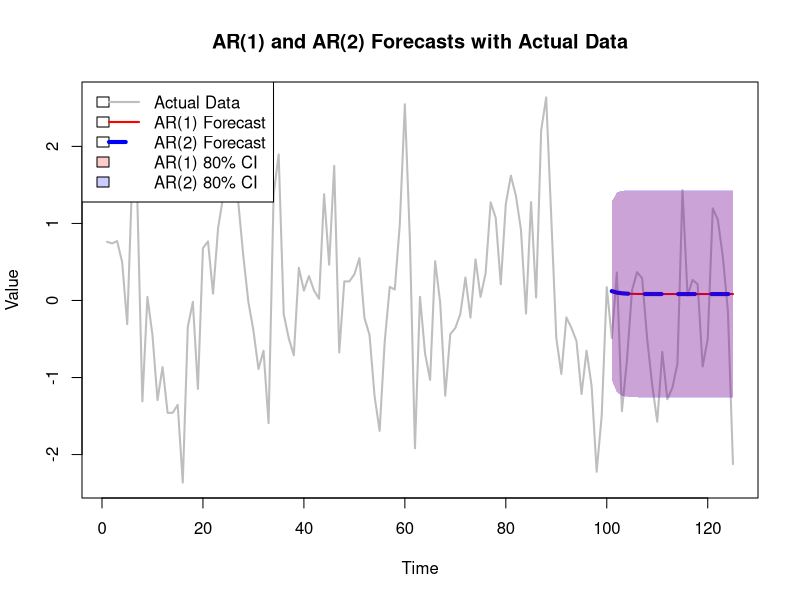
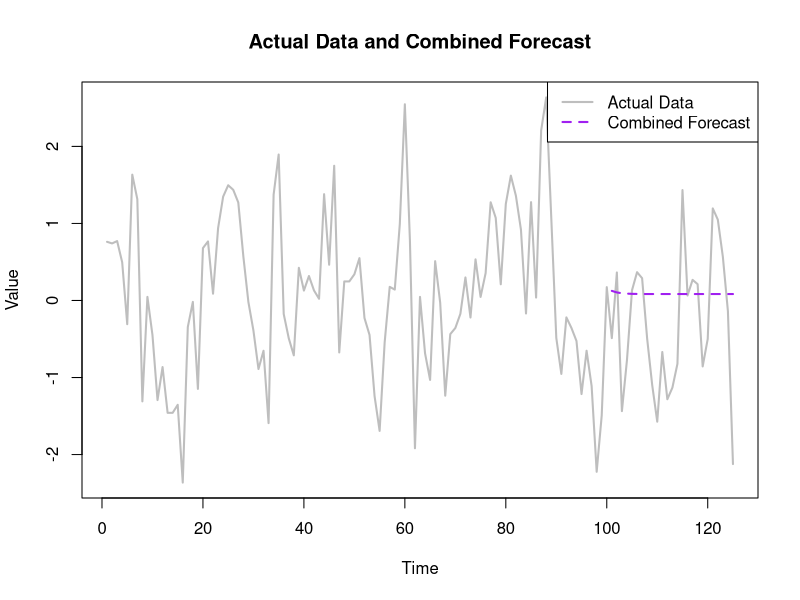
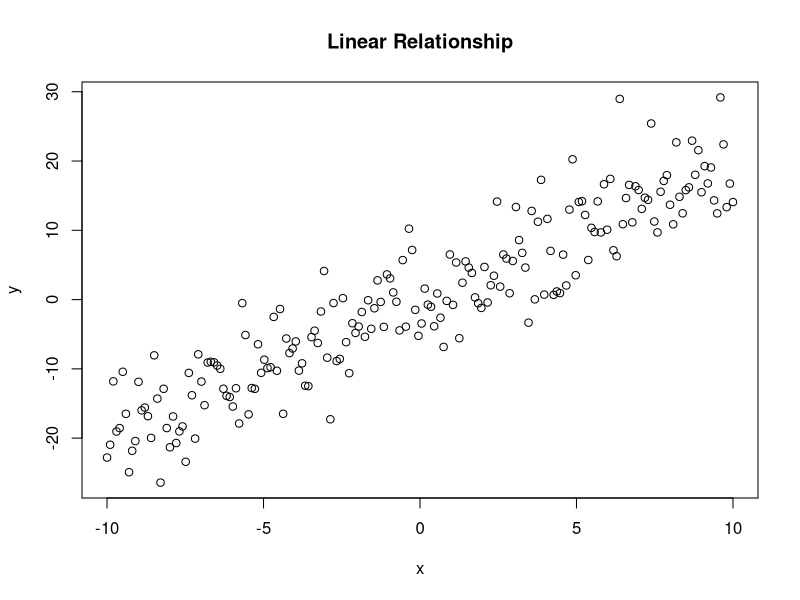
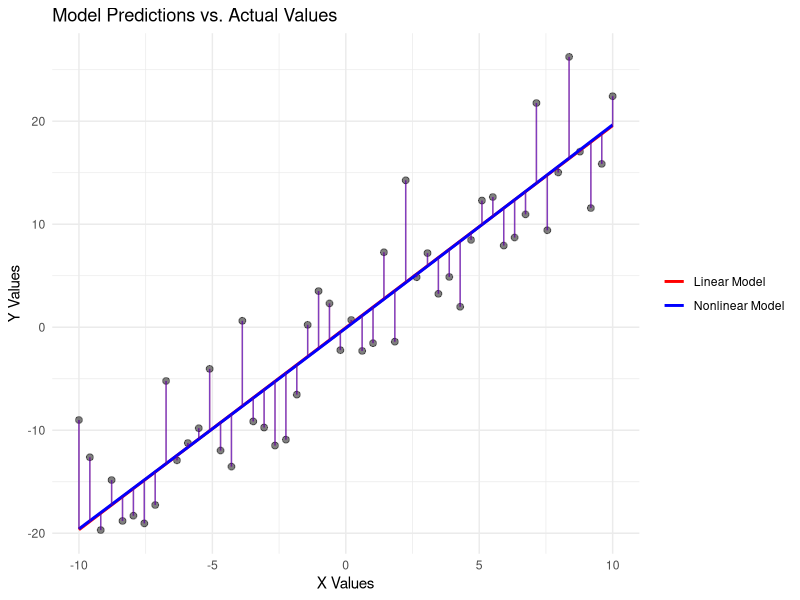
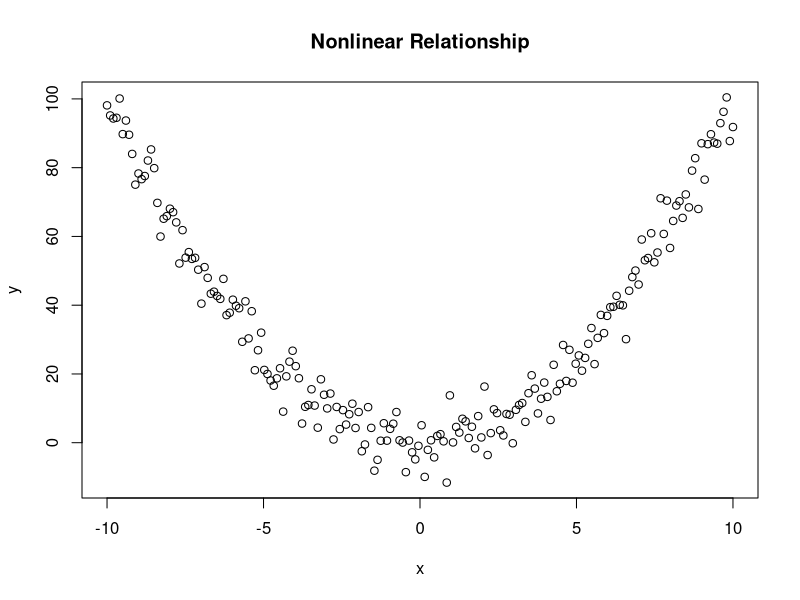
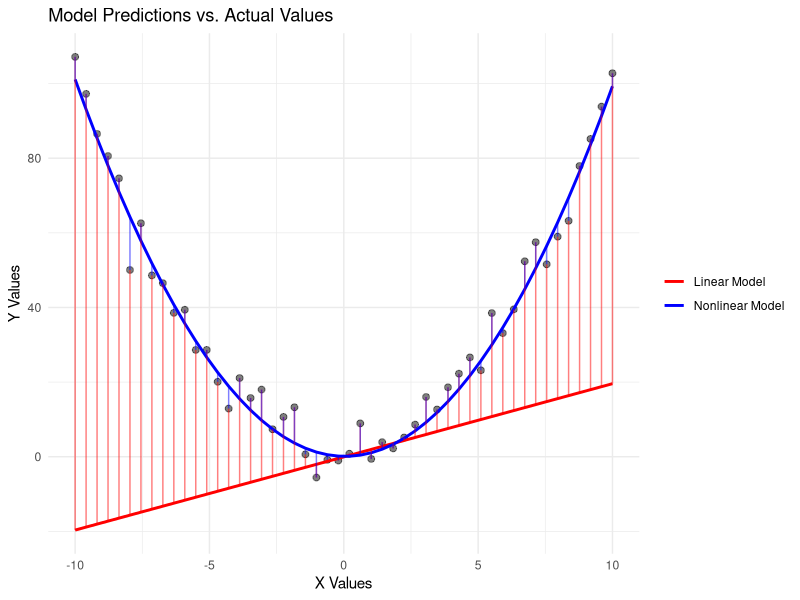

Write R code to recreate these figures, in order.
## ---- chunk 1
knitr::opts_chunk$set(echo = TRUE)
## ---- chunk 2
# 必要なパッケージのロード
library(forecast)

# シミュレーションデータの生成
set.seed(123)
sim_data <- arima.sim(n = 125, model = list(ar = 0.5))

# AR(1) モデルのフィッティング
fit_ar1 <- Arima(sim_data[1:100], order = c(1, 0, 0))

# AR(2) モデルのフィッティング
fit_ar2 <- Arima(sim_data[1:100], order = c(2, 0, 0))

# 予測
pred_ar1 <- forecast(fit_ar1, h = 25)
pred_ar2 <- forecast(fit_ar2, h = 25)

# 予測誤差の計算 (ここでは例としてMAEを使用)
mae_ar1 <- mean(abs(pred_ar1$mean - sim_data[101:125]))
mae_ar2 <- mean(abs(pred_ar2$mean - sim_data[101:125]))

# 重みの計算
weight_ar1 <- 1 / mae_ar1
weight_ar2 <- 1 / mae_ar2
sum_weights <- weight_ar1 + weight_ar2

# 正規化された重み
normalized_weight_ar1 <- weight_ar1 / sum_weights
normalized_weight_ar2 <- weight_ar2 / sum_weights

# 重み付き予測の組み合わせ
final_prediction <- (normalized_weight_ar1 * pred_ar1$mean) + (normalized_weight_ar2 * pred_ar2$mean)

# 予測結果と実際のデータをプロット
# 全体のプロット範囲を決定
plot_range <- range(c(sim_data, pred_ar1$mean, pred_ar2$mean, pred_ar1$lower, pred_ar1$upper, pred_ar2$lower, pred_ar2$upper))

# AR(1)とAR(2)の予測結果をプロットするための基礎となる空プロットを作成
plot(1:125, rep(NA, 125), ylim=plot_range, type="n", main="AR(1) and AR(2) Forecasts with Actual Data", ylab="Value", xlab="Time")

# 実際のデータを灰色でプロット
lines(1:125, sim_data, col="grey", lwd=2)

# AR(1) の予測線を赤色で追加
lines(101:125, pred_ar1$mean, col="red", lwd=2)

# AR(2) の予測線を青色で追加（点線、太さ4）
lines(101:125, pred_ar2$mean, col="blue", lty=2, lwd=4)

# AR(1)の予測信頼区間を赤色で追加
polygon(c(101:125, 125:101), c(pred_ar1$lower[,'80%'], rev(pred_ar1$upper[,'80%'])), col=adjustcolor("red", alpha.f=0.2), border=NA)

# AR(2)の予測信頼区間を青色で追加
polygon(c(101:125, 125:101), c(pred_ar2$lower[,'80%'], rev(pred_ar2$upper[,'80%'])), col=adjustcolor("blue", alpha.f=0.2), border=NA)

# 凡例を追加
legend("topleft", legend=c("Actual Data", "AR(1) Forecast", "AR(2) Forecast", "AR(1) 80% CI", "AR(2) 80% CI"), col=c("grey", "red", "blue", NA, NA), lty=c(1, 1, 2, NA, NA), lwd=c(2, 2, 4, NA, NA), fill=c(NA, NA, NA, adjustcolor("red", alpha.f=0.2), adjustcolor("blue", alpha.f=0.2)))

# final_predictionを時系列オブジェクトに変換
final_ts <- ts(final_prediction, start=c(101), frequency=1)

# 実際のデータと予測結果をプロット
plot(sim_data, type="l", lwd=2, col="grey", ylim=c(min(sim_data, final_prediction), max(sim_data, final_prediction)), ylab="Value", main="Actual Data and Combined Forecast")
lines(final_ts, col="purple", lwd=2, lty=2)

# 凡例を追加
legend("topright", legend=c("Actual Data", "Combined Forecast"), col=c("grey", "purple"), lty=1:2, lwd=2)
## ---- chunk 3
# データセットの生成
set.seed(123)
x <- seq(-10, 10, length.out=200)
new_x_values <- seq(-10, 10, length.out=50)

y <- 2 * x + rnorm(200, sd=5) # 線形関係
new_y_values <- 2 * new_x_values + rnorm(50, sd=5) # 線形関係

# データのプロット
plot(x, y, main="Linear Relationship")

# 線形モデルの適用
model1 <- lm(y ~ x)
summary(model1)

# 非線形モデルの適用（2次多項式）
model2 <- lm(y ~ poly(x, 2))
summary(model2)

# モデル1 (例: 線形モデル) からの予測
prediction1 <- predict(model1, newdata=data.frame(x=new_x_values))

# モデル2 (例: 非線形モデルや別の線形モデル) からの予測
prediction2 <- predict(model2, newdata=data.frame(x=new_x_values))

# 平均二乗誤差（MSE）の計算
mse1 <- mean((prediction1 - new_y_values)^2)
mse2 <- mean((prediction2 - new_y_values)^2)

# 予測誤差の逆数を取る
inv_error1 <- 1 / mse1
inv_error2 <- 1 / mse2

# 重みの正規化
sum_inv_errors <- inv_error1 + inv_error2
weight1 <- inv_error1 / sum_inv_errors
weight2 <- inv_error2 / sum_inv_errors

# 予測値の組み合わせ
combined_prediction <- weight1 * prediction1 + weight2 * prediction2

# 必要なライブラリの読み込み
library(ggplot2)

# 実際の値のプロット用データフレームの作成
actual_data <- data.frame(x = new_x_values, y = new_y_values)

# 線形モデルの予測値のプロット用データフレームの作成
linear_predictions <- data.frame(x = new_x_values, y = prediction1, model = "Linear Model")

# 非線形モデルの予測値のプロット用データフレームの作成
nonlinear_predictions <- data.frame(x = new_x_values, y = prediction2, model = "Nonlinear Model")

# 予測データを結合
predictions <- rbind(linear_predictions, nonlinear_predictions)

# linear_predictionsとnonlinear_predictionsに実際のy値を含める
linear_predictions$y_actual <- new_y_values
nonlinear_predictions$y_actual <- new_y_values

# ggplotを用いた可視化の修正版
ggplot() +
  geom_point(data = actual_data, aes(x = x, y = y), color = "black", alpha = 0.5, size = 2) +
  geom_line(data = predictions, aes(x = x, y = y, color = model), size = 1) +
  geom_segment(data = linear_predictions, aes(x = x, xend = x, y = y, yend = y_actual), col = "red", alpha = 0.5) +
  geom_segment(data = nonlinear_predictions, aes(x = x, xend = x, y = y, yend = y_actual), col = "blue", alpha = 0.5) +
  labs(title = "Model Predictions vs. Actual Values", x = "X Values", y = "Y Values") +
  theme_minimal() +
  scale_color_manual(values = c("Linear Model" = "red", "Nonlinear Model" = "blue")) +
  theme(legend.title = element_blank())
## ---- chunk 4
# データセットの生成
y <- x^2 + rnorm(200, sd=5) # 非線形関係
new_y_values <- new_x_values^2 + rnorm(50, sd=5) # 非線形関係

# データのプロット
plot(x, y, main="Nonlinear Relationship")

# 非線形モデルの適用（2次多項式）
model2 <- lm(y ~ poly(x, 2))
summary(model2)

# モデル1 (例: 線形モデル) からの予測
prediction1 <- predict(model1, newdata=data.frame(x=new_x_values))

# モデル2 (例: 非線形モデルや別の線形モデル) からの予測
prediction2 <- predict(model2, newdata=data.frame(x=new_x_values))

# 平均二乗誤差（MSE）の計算
mse1 <- mean((prediction1 - new_y_values)^2)
mse2 <- mean((prediction2 - new_y_values)^2)

# 予測誤差の逆数を取る
inv_error1 <- 1 / mse1
inv_error2 <- 1 / mse2

# 重みの正規化
sum_inv_errors <- inv_error1 + inv_error2
weight1 <- inv_error1 / sum_inv_errors
weight2 <- inv_error2 / sum_inv_errors

# 予測値の組み合わせ
combined_prediction <- weight1 * prediction1 + weight2 * prediction2

# 必要なライブラリの読み込み
library(ggplot2)

# 実際の値のプロット用データフレームの作成
actual_data <- data.frame(x = new_x_values, y = new_y_values)

# 線形モデルの予測値のプロット用データフレームの作成
linear_predictions <- data.frame(x = new_x_values, y = prediction1, model = "Linear Model")

# 非線形モデルの予測値のプロット用データフレームの作成
nonlinear_predictions <- data.frame(x = new_x_values, y = prediction2, model = "Nonlinear Model")

# 予測データを結合
predictions <- rbind(linear_predictions, nonlinear_predictions)

# linear_predictionsとnonlinear_predictionsに実際のy値を含める
linear_predictions$y_actual <- new_y_values
nonlinear_predictions$y_actual <- new_y_values

# ggplotを用いた可視化の修正版
ggplot() +
  geom_point(data = actual_data, aes(x = x, y = y), color = "black", alpha = 0.5, size = 2) +
  geom_line(data = predictions, aes(x = x, y = y, color = model), size = 1) +
  geom_segment(data = linear_predictions, aes(x = x, xend = x, y = y, yend = y_actual), col = "red", alpha = 0.5) +
  geom_segment(data = nonlinear_predictions, aes(x = x, xend = x, y = y, yend = y_actual), col = "blue", alpha = 0.5) +
  labs(title = "Model Predictions vs. Actual Values", x = "X Values", y = "Y Values") +
  theme_minimal() +
  scale_color_manual(values = c("Linear Model" = "red", "Nonlinear Model" = "blue")) +
  theme(legend.title = element_blank())
